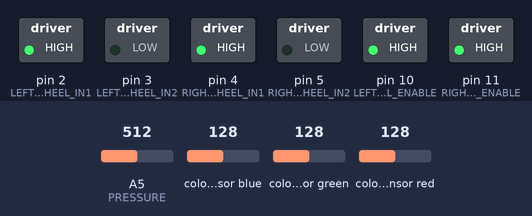
A sketch run on a simulated Arduino Uno, built with avr-gcc and run on an emulated ATmega328P. Parts: switched loads named in the sketch (green lamp = pin HIGH). Wiring (inferred from the names in the program): TCS3200 colour sensor: output pin 8; S2 A2; S3 A3; S0 A0; S1 A1. The inputs (shaded band) are chosen by the test bench; at power-on: A5 (PRESSURE) = 512, colour sensor blue 128, colour sensor green 128, colour sensor red 128. Pins used as bus, display or sensor lines are not drawn; what the sketch prints to the serial monitor is not drawn.

Above: at 0.1 s.
Timing chart, 0 to 1.6 s (numbered marks = the images above):
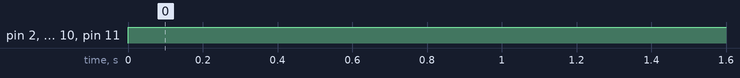

The sketch:

roombaCode.ino
```cpp
#include <SoftwareSerial.h>

#define LEFT_WHEEL_ENABLE 10
#define LEFT_WHEEL_IN1 2
#define LEFT_WHEEL_IN2 3

#define RIGHT_WHEEL_ENABLE 11
#define RIGHT_WHEEL_IN1 4
#define RIGHT_WHEEL_IN2 5

#define out 8

#define S0 A0
#define S1 A1
#define S2 A2
#define S3 A3

#define PRESSURE A5

SoftwareSerial BTSerial (13, 12);

enum State {
  FORWARD,
  BACKWARD,
  TURN_LEFT,
  TURN_RIGHT
};

void setup() {
  // put your setup code here, to run once:

  Serial.begin(9600);
  Serial.println("Enter AT Commands");
  BTSerial.begin(9600);

  pinMode(LEFT_WHEEL_ENABLE, OUTPUT);
  pinMode(LEFT_WHEEL_IN1, OUTPUT);
  pinMode(LEFT_WHEEL_IN2, OUTPUT);
  pinMode(RIGHT_WHEEL_ENABLE, OUTPUT);
  pinMode(RIGHT_WHEEL_IN1, OUTPUT);
  pinMode(RIGHT_WHEEL_IN2, OUTPUT);
  pinMode(S0, OUTPUT);
  pinMode(S1, OUTPUT);
  pinMode(S2, OUTPUT);
  pinMode(S3, OUTPUT);
  pinMode(out, INPUT);
  digitalWrite(S0, HIGH);
  digitalWrite(S1, HIGH);
}

void loop() {
  // put your main code here, to run repeatedly:
  int speed = 1023;
  bool lFd, rFd;
  int Red, Green, Blue;
  State state = FORWARD;
  /*
  Forward -> lFd = rFd = true
  Backward -> lFd = rFd = false
  Left turn -> lFd = !rFd = false
  Right turn -> lFd = !rFd = true
  */
  switch(state) {
    case FORWARD:
    lFd = true;
    rFd = true;
    break;
    case BACKWARD:
    lFd = false;
    rFd = false;
    break;
    case TURN_LEFT:
    lFd = false;
    rFd = true;
    break;
    case TURN_RIGHT:
    lFd = true;
    rFd = false;
    break;
  }
  analogWrite(LEFT_WHEEL_ENABLE, map(abs(speed), 0, 1023, 0, 255));
  analogWrite(RIGHT_WHEEL_ENABLE, map(abs(speed), 0, 1023, 0, 255));
  digitalWrite(LEFT_WHEEL_IN1, (lFd) ? HIGH : LOW);
  digitalWrite(LEFT_WHEEL_IN2, (lFd) ? LOW : HIGH);
  digitalWrite(RIGHT_WHEEL_IN1, (rFd) ? HIGH : LOW);
  digitalWrite(RIGHT_WHEEL_IN2, (rFd) ? LOW : HIGH);

  digitalWrite(S2,  LOW);                                           //S2/S3 levels define which set  of photodiodes we are using LOW/LOW is for RED LOW/HIGH is for Blue and HIGH/HIGH  is for green
  digitalWrite(S3, LOW);
  Red = pulseIn(out, digitalRead(out) == HIGH ? LOW : HIGH);       //here we wait  until "out" go LOW, we start measuring the duration and stops when "out" is  HIGH again, if you have trouble with this expression check the bottom of the code
  delay(20);
  digitalWrite(S3, HIGH);                                         //Here  we select the other color (set of photodiodes) and measure the other colors value  using the same techinque
  Blue = pulseIn(out, digitalRead(out) == HIGH ? LOW  : HIGH);
  delay(20);
  digitalWrite(S2, HIGH);
  Green = pulseIn(out,  digitalRead(out) == HIGH ? LOW : HIGH);
  delay(20);

  BTSerial.write(Red);
  BTSerial.write(Green);
  BTSerial.write(Blue);

  int pressure = analogRead(PRESSURE);
  if(state = TURN_RIGHT) {
    delay(3000);
    state = FORWARD;
  }
  if(PRESSURE < 400) {
    state = TURN_RIGHT;
  }

}
```

Measured:
- by itself, pin 2 (LEFT_WHEEL_IN1), pin 4 (RIGHT_WHEEL_IN1), pin 10 (LEFT_WHEEL_ENABLE), pin 11 (RIGHT_WHEEL_ENABLE): LOW → HIGH at 0.00 s
